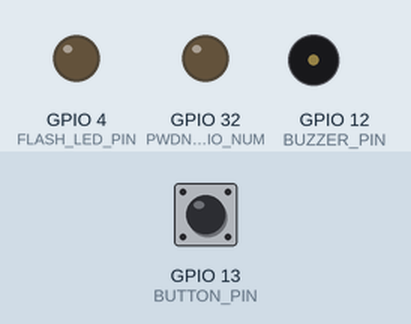
The program below on a simulated ESP32. On the bench: output pins drawn as LEDs (lit = HIGH), buzzer (waves = sounding, pin HIGH). Dashed ring = blinking. Inputs (shaded band) come from the test bench; at power-on: GPIO 13 (BUTTON_PIN) HIGH. WiFi joins after 1.5 s; servers stay silent unless stated; uploads are accepted with an empty reply; the local clock reads 2024-03-15 10:24:30 at power-on unless the program sets it; the camera gives no picture; what the program prints to the serial monitor is not drawn.

Above: at 5.1 s.
5.2 s: GPIO 13 (BUTTON_PIN) pulled LOW for 0.15 s
At 5.42 s:
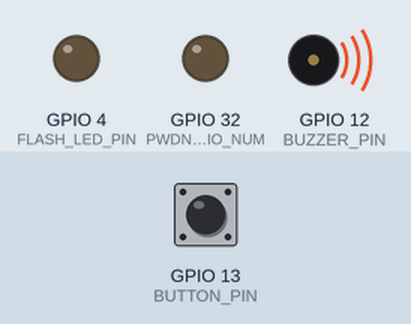
At 5.79 s:
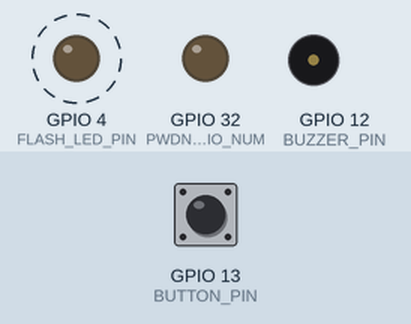
Timing chart, 0 to 8.2 s (numbered marks = the images above; inputs shaded):
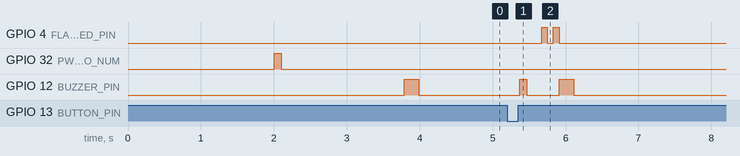

The program:

main.cpp
```cpp
// MTG Card Scanner — ESP32-CAM AI-Thinker
// Button-press mode: place card → press button → photo taken → uploaded → repeat

#include <Arduino.h>
#include <WiFi.h>
#include <HTTPClient.h>
#include "esp_camera.h"
#include <time.h>
#include "config.h"

// ── AI-Thinker ESP32-CAM pin map ──────────────────────────────────────────
#define PWDN_GPIO_NUM   32
#define RESET_GPIO_NUM  -1
#define XCLK_GPIO_NUM    0
#define SIOD_GPIO_NUM   26
#define SIOC_GPIO_NUM   27
#define Y9_GPIO_NUM     35
#define Y8_GPIO_NUM     34
#define Y7_GPIO_NUM     39
#define Y6_GPIO_NUM     36
#define Y5_GPIO_NUM     21
#define Y4_GPIO_NUM     19
#define Y3_GPIO_NUM     18
#define Y2_GPIO_NUM      5
#define VSYNC_GPIO_NUM  25
#define HREF_GPIO_NUM   23
#define PCLK_GPIO_NUM   22

#define JPEG_BUF_CAP  (400 * 1024)

static uint8_t* g_jpeg_buf   = nullptr;
static size_t   g_jpeg_len   = 0;
static int      g_scan_count = 0;

// ── GPIO helpers ───────────────────────────────────────────────────────────
static void led_flash(int on_ms) {
    digitalWrite(FLASH_LED_PIN, HIGH);
    delay(on_ms);
    digitalWrite(FLASH_LED_PIN, LOW);
}

static void beep(int on_ms) {
    if (BUZZER_PIN < 0) return;
    digitalWrite(BUZZER_PIN, HIGH);
    delay(on_ms);
    digitalWrite(BUZZER_PIN, LOW);
}

// ── Camera ─────────────────────────────────────────────────────────────────
static bool camera_init() {
    // Power-cycle the OV2640 — PWDN is active HIGH on AI-Thinker
    pinMode(PWDN_GPIO_NUM, OUTPUT);
    digitalWrite(PWDN_GPIO_NUM, HIGH);
    delay(100);
    digitalWrite(PWDN_GPIO_NUM, LOW);
    delay(100);

    camera_config_t c = {};
    c.pin_pwdn      = PWDN_GPIO_NUM;
    c.pin_reset     = RESET_GPIO_NUM;
    c.pin_xclk      = XCLK_GPIO_NUM;
    c.pin_sscb_sda  = SIOD_GPIO_NUM;
    c.pin_sscb_scl  = SIOC_GPIO_NUM;
    c.pin_d7 = Y9_GPIO_NUM;  c.pin_d6 = Y8_GPIO_NUM;
    c.pin_d5 = Y7_GPIO_NUM;  c.pin_d4 = Y6_GPIO_NUM;
    c.pin_d3 = Y5_GPIO_NUM;  c.pin_d2 = Y4_GPIO_NUM;
    c.pin_d1 = Y3_GPIO_NUM;  c.pin_d0 = Y2_GPIO_NUM;
    c.pin_vsync     = VSYNC_GPIO_NUM;
    c.pin_href      = HREF_GPIO_NUM;
    c.pin_pclk      = PCLK_GPIO_NUM;
    c.xclk_freq_hz  = 20000000;
    c.ledc_timer    = LEDC_TIMER_0;
    c.ledc_channel  = LEDC_CHANNEL_0;
    c.pixel_format  = PIXFORMAT_JPEG;
    c.frame_size    = FRAMESIZE_UXGA;
    c.jpeg_quality  = JPEG_QUALITY;
    c.fb_count      = 1;
    c.fb_location   = CAMERA_FB_IN_PSRAM;
    c.grab_mode     = CAMERA_GRAB_WHEN_EMPTY;

    if (esp_camera_init(&c) != ESP_OK) {
        Serial.println("[CAM] init failed");
        return false;
    }

    sensor_t* s = esp_camera_sensor_get();
    if (s) {
        s->set_whitebal(s, 1);
        s->set_awb_gain(s, 1);
        s->set_wb_mode(s, 0);
        s->set_exposure_ctrl(s, 1);
        s->set_gain_ctrl(s, 1);
        s->set_special_effect(s, 0);
        s->set_saturation(s, 0);
    }

    // Let AWB and AEC converge before the first scan
    Serial.print("[CAM] warming up");
    delay(800);
    for (int i = 0; i < 8; i++) {
        camera_fb_t* f = esp_camera_fb_get();
        if (f) esp_camera_fb_return(f);
        Serial.print(".");
    }
    Serial.println(" ready");
    return true;
}

// ── WiFi ───────────────────────────────────────────────────────────────────
static void wifi_connect() {
    Serial.printf("[WiFi] connecting to %s", WIFI_SSID);
    WiFi.mode(WIFI_STA);
    WiFi.begin(WIFI_SSID, WIFI_PASSWORD);
    unsigned long t0 = millis();
    while (WiFi.status() != WL_CONNECTED) {
        if (millis() - t0 > WIFI_TIMEOUT_MS) {
            Serial.println("\n[WiFi] timeout — restarting");
            ESP.restart();
        }
        delay(500);
        Serial.print(".");
    }
    Serial.printf("\n[WiFi] %s  RSSI %d dBm\n",
        WiFi.localIP().toString().c_str(), WiFi.RSSI());
}

static void ntp_sync() {
    configTime(0, 0, "pool.ntp.org", "time.nist.gov");
    Serial.print("[NTP] syncing");
    struct tm t;
    int tries = 0;
    while (!getLocalTime(&t, 1000) && tries++ < 15) Serial.print(".");
    Serial.println(tries < 15 ? " ok" : " failed (millis fallback)");
}

static void make_filename(char* buf, size_t cap) {
    struct tm t;
    if (getLocalTime(&t, 0)) {
        snprintf(buf, cap, "card_%04d%02d%02d_%02d%02d%02d_%03d.jpg",
            t.tm_year + 1900, t.tm_mon + 1, t.tm_mday,
            t.tm_hour, t.tm_min, t.tm_sec,
            g_scan_count % 1000);
    } else {
        snprintf(buf, cap, "card_%09lu_%03d.jpg", millis() / 1000, g_scan_count % 1000);
    }
}

// ── HTTP upload ────────────────────────────────────────────────────────────
static bool http_post_jpeg(const uint8_t* buf, size_t len, const char* filename) {
    char url[64];
    snprintf(url, sizeof(url), "http://%s:%d/upload", SERVER_IP, SERVER_PORT);

    const char* boundary = "ESP32CAMbndry";
    char hdr[256];
    int hlen = snprintf(hdr, sizeof(hdr),
        "--%s\r\nContent-Disposition: form-data; name=\"card\"; filename=\"%s\"\r\n"
        "Content-Type: image/jpeg\r\n\r\n", boundary, filename);
    char ftr[48];
    int flen = snprintf(ftr, sizeof(ftr), "\r\n--%s--\r\n", boundary);

    size_t total = hlen + len + flen;
    uint8_t* body = (uint8_t*)ps_malloc(total);
    if (!body) body = (uint8_t*)malloc(total);
    if (!body) { Serial.printf("[HTTP] alloc %u B failed\n", total); return false; }

    memcpy(body,              hdr, hlen);
    memcpy(body + hlen,       buf, len);
    memcpy(body + hlen + len, ftr, flen);

    char ct[64];
    snprintf(ct, sizeof(ct), "multipart/form-data; boundary=%s", boundary);

    HTTPClient http;
    http.begin(url);
    http.setTimeout(HTTP_TIMEOUT_MS);
    http.addHeader("Content-Type", ct);
    int code = http.POST(body, total);
    http.end();
    free(body);

    Serial.printf("[HTTP] %s -> %d  (%u B)\n", filename, code, len);
    return code == 200;
}

// ── Capture ────────────────────────────────────────────────────────────────
static bool do_capture() {
    // Flush one stale frame, then grab a fresh one
    camera_fb_t* fb = esp_camera_fb_get();
    if (fb) esp_camera_fb_return(fb);

    fb = esp_camera_fb_get();
    if (!fb || fb->format != PIXFORMAT_JPEG || fb->len == 0) {
        Serial.println("[CAPTURE] no valid frame");
        if (fb) esp_camera_fb_return(fb);
        return false;
    }
    if (fb->len > JPEG_BUF_CAP) {
        Serial.printf("[CAPTURE] frame too large (%u B) — discarding\n", fb->len);
        esp_camera_fb_return(fb);
        return false;
    }
    memcpy(g_jpeg_buf, fb->buf, fb->len);
    g_jpeg_len = fb->len;
    esp_camera_fb_return(fb);
    Serial.printf("[CAPTURE] %u B\n", g_jpeg_len);
    return true;
}

// ── Setup ──────────────────────────────────────────────────────────────────
void setup() {
    delay(500);
    Serial.begin(115200);
    Serial.println("\n[BOOT] MTG Card Scanner — button mode");

    pinMode(FLASH_LED_PIN, OUTPUT);
    digitalWrite(FLASH_LED_PIN, LOW);
    if (BUZZER_PIN >= 0) { pinMode(BUZZER_PIN, OUTPUT); digitalWrite(BUZZER_PIN, LOW); }
    pinMode(BUTTON_PIN, INPUT_PULLUP);

    g_jpeg_buf = (uint8_t*)ps_malloc(JPEG_BUF_CAP);
    if (!g_jpeg_buf) {
        Serial.println("[BOOT] PSRAM alloc FAILED — halting");
        while (true) delay(1000);
    }

    wifi_connect();
    ntp_sync();

    if (!camera_init()) {
        Serial.println("[BOOT] camera FAILED — halting");
        while (true) delay(1000);
    }

    beep(200);
    Serial.println("[READY] place card and press button");
}

// ── Loop ───────────────────────────────────────────────────────────────────
void loop() {
    if (digitalRead(BUTTON_PIN) != LOW) return;
    delay(50);                                   // debounce
    if (digitalRead(BUTTON_PIN) != LOW) return;

    Serial.println("[SCAN] capturing...");

    if (!do_capture()) {
        beep(50); delay(50); beep(50); delay(50); beep(50);
        while (digitalRead(BUTTON_PIN) == LOW) delay(10);
        return;
    }

    g_scan_count++;
    beep(100);

    char filename[48];
    make_filename(filename, sizeof(filename));

    bool ok = false;
    for (int attempt = 0; attempt <= MAX_RETRIES; attempt++) {
        if (attempt > 0) { delay(RETRY_DELAY_MS); Serial.printf("[SEND] retry %d\n", attempt); }
        if (http_post_jpeg(g_jpeg_buf, g_jpeg_len, filename)) { ok = true; break; }
    }
    g_jpeg_len = 0;

    if (ok) {
        led_flash(80); delay(80); led_flash(80);
        beep(200);
        Serial.printf("[DONE] scan #%d — %s\n", g_scan_count, filename);
    } else {
        beep(50); delay(50); beep(50); delay(50); beep(50);
        Serial.println("[DONE] upload failed");
    }

    while (digitalRead(BUTTON_PIN) == LOW) delay(10);  // wait for release
    delay(300);
    Serial.println("[READY] place card and press button");
}
```

config.example.h
```cpp
#pragma once
// Copy this file to config.h and fill in your values.
// config.h is gitignored — never commit your credentials.

// ── WiFi ──────────────────────────────────────────────────────────────────
#define WIFI_SSID           "YOUR_WIFI_SSID"
#define WIFI_PASSWORD       "YOUR_WIFI_PASSWORD"

// ── Server ────────────────────────────────────────────────────────────────
// LAN IP of the PC running receiver.py (find with `ipconfig` on Windows)
#define SERVER_IP           "192.168.1.XXX"
#define SERVER_PORT         8765

// ── Input ─────────────────────────────────────────────────────────────────
// Button wired between GPIO13 and GND (INPUT_PULLUP, active LOW)
#define BUTTON_PIN          13

// ── Capture ───────────────────────────────────────────────────────────────
// JPEG quality sent to server: 0–63, lower = better quality / larger file
#define JPEG_QUALITY        10

// OV2640 warm-up after a mode switch (ms)
#define CAMERA_WARMUP_MS    300

// ── Transmission ──────────────────────────────────────────────────────────
#define MAX_RETRIES         3
#define RETRY_DELAY_MS      500

// ── Timeouts ──────────────────────────────────────────────────────────────
#define WIFI_TIMEOUT_MS     20000
#define HTTP_TIMEOUT_MS     10000

// ── GPIO ──────────────────────────────────────────────────────────────────
// Onboard flash LED — keep LOW during capture, double-flash on send success
#define FLASH_LED_PIN       4

// Active buzzer — set to -1 to disable entirely
#define BUZZER_PIN          12
```

Measured:
- after the input at 5.2 s, GPIO 4 (FLASH_LED_PIN): alternates HIGH for 0.08 s and LOW for 0.08 s, 4 changes in all, then stays LOW, starting after 0.47 s; GPIO 12 (BUZZER_PIN): LOW → HIGH after 0.17 s, → LOW 0.10 s later, → HIGH 0.44 s later, → LOW 0.20 s later
